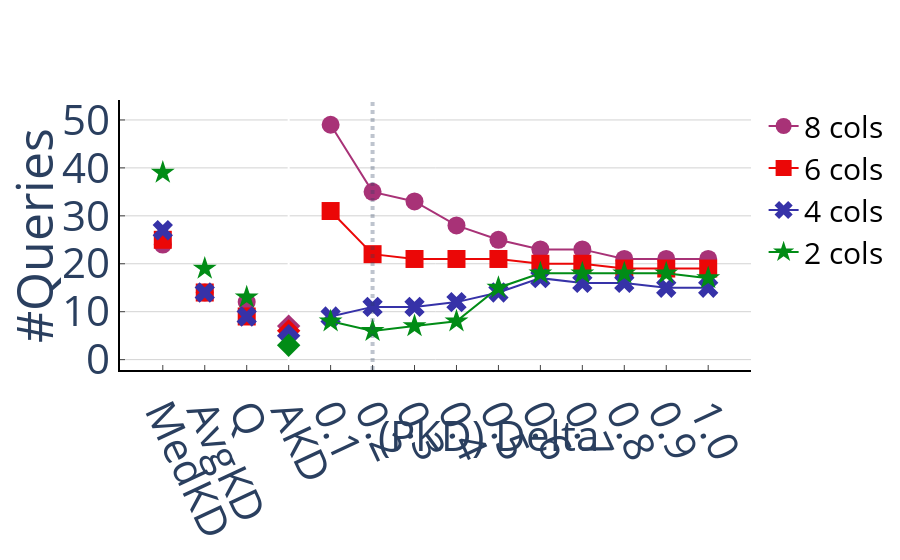

Notebook code cell kept with this figure:
### Markdown cell above
# Payoff

### Code cell
fig = create_figure()

cols = [8, 6, 4, 2]
markers = delta_markers
colors = ['rgba(168, 50, 119, 1)', 'rgba(235, 7, 7, 1)', 'rgba(54, 50, 168, 1)', 'rgba(1, 140, 22, 1)']

lines = []

for i, marker, color in zip(cols, markers, colors):
    fq_times = []
    for d in deltas:
        fq_times.append(get_payoff(read(f'ProgressiveIndex_{d}', f'Uniform{i}'), read('FullScan', f'Uniform{i}')))
    lines.append(
        go.Scatter(
            name=f'{i} cols',
            x=deltas,
            y=fq_times,
            mode='lines+markers',
            marker=dict(
                size=18,
                symbol=marker
            ),
            marker_color=color
        )
    )
    
    # add other indices values
    lines.append(
        go.Scatter(
            name=f'{i}AKD',
            x=[-0.0],
            y=[get_payoff(read(f'CrackingKDTree' ,f'Uniform{i}'), read('FullScan', f'Uniform{i}'))],
            mode='markers',
            marker_color=color,
            marker=dict(
                size=18,
                symbol='diamond'
            ),
            showlegend=False
        )
    )
    
    lines.append(
        go.Scatter(
            name=f'{i}Quasii',
            x=[-0.1],
            y=[get_payoff(read(f'Quasii' ,f'Uniform{i}'), read('FullScan', f'Uniform{i}'))],
            mode='markers',
            marker_color=color,
            marker=dict(
                size=18,
                symbol=marker
            ),
            showlegend=False
        )
    )
    
    lines.append(
        go.Scatter(
            name=f'{i}AvgKD',
            x=[-0.2],
            y=[get_payoff(read(f'AverageKDTree' ,f'Uniform{i}'), read('FullScan', f'Uniform{i}'))],
            mode='markers',
            marker_color=color,
            marker=dict(
                size=18,
                symbol=marker
            ),
            showlegend=False
        )
    )
    
    lines.append(
        go.Scatter(
            name=f'{i}MedKD',
            x=[-0.3],
            y=[get_payoff(read(f'MedianKDTree' ,f'Uniform{i}'), read('FullScan', f'Uniform{i}'))],
            mode='markers',
            marker_color=color,
            marker=dict(
                size=18,
                symbol=marker
            ),
            showlegend=False
        )
    )

# adding the 6 columns with 50% per attribute
# fq_times = []
# for d in deltas:
#     fq_times.append(get_payoff(read(f'ProgressiveIndex_{d}', f'Uniform6_50'), read('FullScan', f'Uniform6_50')))
# lines.append(
#     go.Scatter(
#         name=f'6 cols (50%)',
#         x=deltas,
#         y=fq_times,
#         mode='lines+markers'
#     )
# )

fig.add_traces(data=lines)
fig.update_layout(showlegend=True, yaxis_title='#Queries')
fig.update_xaxes(tickangle=65)
fig.update_layout(
    xaxis = dict(
        tickmode = 'array',
        tickvals = [-0.3, -0.2, -0.1, -0.0] + deltas,
        ticktext = ['MedKD', 'AvgKD', 'Q', 'AKD'] + deltas
    ),
    shapes=[
        dict(
            type= 'line',
            yref="paper", y0= 0, y1=1,
            x0= 0.2, x1=0.2,
            opacity=0.3,
            line=dict(
                width=4,
                dash="dot",
            )
        )
    ],
    annotations=[
        dict(
            x=0.5,
            y=-0.35,
            text="(PKD) Delta",
            xref="x",
            yref="paper",
        )
    ],
    autosize=True,
    margin=dict(
        b=190
    ),
)
fig

### Figure 1 — Plotly figure (JSON) as saved in the notebook; plotly's stock layout.template omitted (floating-point values rounded to 4 significant figures)
{"data": [{"marker": {"color": "rgba(168, 50, 119, 1)", "size": 18, "symbol": "circle"}, "mode": "lines+markers", "name": "8 cols", "type": "scatter", "x": ["0.1", "0.2", "0.3", "0.4", "0.5", "0.6", "0.7", "0.8", "0.9", "1.0"], "y": [49, 35, 33, 28, 25, 23, 23, 21, 21, 21]}, {"marker": {"color": "rgba(168, 50, 119, 1)", "size": 18, "symbol": "diamond"}, "mode": "markers", "name": "8AKD", "showlegend": false, "type": "scatter", "x": [0], "y": [7]}, {"marker": {"color": "rgba(168, 50, 119, 1)", "size": 18, "symbol": "circle"}, "mode": "markers", "name": "8Quasii", "showlegend": false, "type": "scatter", "x": [-0.1], "y": [12]}, {"marker": {"color": "rgba(168, 50, 119, 1)", "size": 18, "symbol": "circle"}, "mode": "markers", "name": "8AvgKD", "showlegend": false, "type": "scatter", "x": [-0.2], "y": [14]}, {"marker": {"color": "rgba(168, 50, 119, 1)", "size": 18, "symbol": "circle"}, "mode": "markers", "name": "8MedKD", "showlegend": false, "type": "scatter", "x": [-0.3], "y": [24]}, {"marker": {"color": "rgba(235, 7, 7, 1)", "size": 18, "symbol": "square"}, "mode": "lines+markers", "name": "6 cols", "type": "scatter", "x": ["0.1", "0.2", "0.3", "0.4", "0.5", "0.6", "0.7", "0.8", "0.9", "1.0"], "y": [31, 22, 21, 21, 21, 20, 20, 19, 19, 19]}, {"marker": {"color": "rgba(235, 7, 7, 1)", "size": 18, "symbol": "diamond"}, "mode": "markers", "name": "6AKD", "showlegend": false, "type": "scatter", "x": [0], "y": [6]}, {"marker": {"color": "rgba(235, 7, 7, 1)", "size": 18, "symbol": "square"}, "mode": "markers", "name": "6Quasii", "showlegend": false, "type": "scatter", "x": [-0.1], "y": [9]}, {"marker": {"color": "rgba(235, 7, 7, 1)", "size": 18, "symbol": "square"}, "mode": "markers", "name": "6AvgKD", "showlegend": false, "type": "scatter", "x": [-0.2], "y": [14]}, {"marker": {"color": "rgba(235, 7, 7, 1)", "size": 18, "symbol": "square"}, "mode": "markers", "name": "6MedKD", "showlegend": false, "type": "scatter", "x": [-0.3], "y": [25]}, {"marker": {"color": "rgba(54, 50, 168, 1)", "size": 18, "symbol": "x"}, "mode": "lines+markers", "name": "4 cols", "type": "scatter", "x": ["0.1", "0.2", "0.3", "0.4", "0.5", "0.6", "0.7", "0.8", "0.9", "1.0"], "y": [9, 11, 11, 12, 14, 17, 16, 16, 15, 15]}, {"marker": {"color": "rgba(54, 50, 168, 1)", "size": 18, "symbol": "diamond"}, "mode": "markers", "name": "4AKD", "showlegend": false, "type": "scatter", "x": [0], "y": [5]}, {"marker": {"color": "rgba(54, 50, 168, 1)", "size": 18, "symbol": "x"}, "mode": "markers", "name": "4Quasii", "showlegend": false, "type": "scatter", "x": [-0.1], "y": [9]}, {"marker": {"color": "rgba(54, 50, 168, 1)", "size": 18, "symbol": "x"}, "mode": "markers", "name": "4AvgKD", "showlegend": false, "type": "scatter", "x": [-0.2], "y": [14]}, {"marker": {"color": "rgba(54, 50, 168, 1)", "size": 18, "symbol": "x"}, "mode": "markers", "name": "4MedKD", "showlegend": false, "type": "scatter", "x": [-0.3], "y": [27]}, {"marker": {"color": "rgba(1, 140, 22, 1)", "size": 18, "symbol": "star"}, "mode": "lines+markers", "name": "2 cols", "type": "scatter", "x": ["0.1", "0.2", "0.3", "0.4", "0.5", "0.6", "0.7", "0.8", "0.9", "1.0"], "y": [8, 6, 7, 8, 15, 18, 18, 18, 18, 17]}, {"marker": {"color": "rgba(1, 140, 22, 1)", "size": 18, "symbol": "diamond"}, "mode": "markers", "name": "2AKD", "showlegend": false, "type": "scatter", "x": [0], "y": [3]}, {"marker": {"color": "rgba(1, 140, 22, 1)", "size": 18, "symbol": "star"}, "mode": "markers", "name": "2Quasii", "showlegend": false, "type": "scatter", "x": [-0.1], "y": [13]}, {"marker": {"color": "rgba(1, 140, 22, 1)", "size": 18, "symbol": "star"}, "mode": "markers", "name": "2AvgKD", "showlegend": false, "type": "scatter", "x": [-0.2], "y": [19]}, {"marker": {"color": "rgba(1, 140, 22, 1)", "size": 18, "symbol": "star"}, "mode": "markers", "name": "2MedKD", "showlegend": false, "type": "scatter", "x": [-0.3], "y": [39]}], "layout": {"annotations": [{"text": "(PKD) Delta", "x": 0.5, "xref": "x", "y": -0.35, "yref": "paper"}], "autosize": true, "font": {"size": 42}, "legend": {"font": {"color": "black", "size": 30}}, "margin": {"b": 190}, "plot_bgcolor": "rgba(0, 0, 0, 0)", "shapes": [{"line": {"dash": "dot", "width": 4}, "opacity": 0.3, "type": "line", "x0": 0.2, "x1": 0.2, "y0": 0, "y1": 1, "yref": "paper"}], "showlegend": true, "xaxis": {"autorange": true, "linecolor": "black", "linewidth": 2, "range": [-0.39, 1.09], "showline": true, "tickangle": 65, "ticklen": 5, "tickmode": "array", "ticks": "inside", "ticktext": ["MedKD", "AvgKD", "Q", "AKD", "0.1", "0.2", "0.3", "0.4", "0.5", "0.6", "0.7", "0.8", "0.9", "1.0"], "tickvals": [-0.3, -0.2, -0.1, 0, "0.1", "0.2", "0.3", "0.4", "0.5", "0.6", "0.7", "0.8", "0.9", "1.0"], "type": "linear", "zeroline": true}, "yaxis": {"autorange": true, "gridcolor": "lightgrey", "gridwidth": 1, "linecolor": "black", "linewidth": 2, "range": [-4.288, 56.29], "showgrid": true, "showline": true, "ticklen": 5, "ticks": "inside", "title": {"text": "#Queries"}, "type": "linear", "zeroline": false, "zerolinecolor": "rgba(0, 0, 0, 0)"}}}
